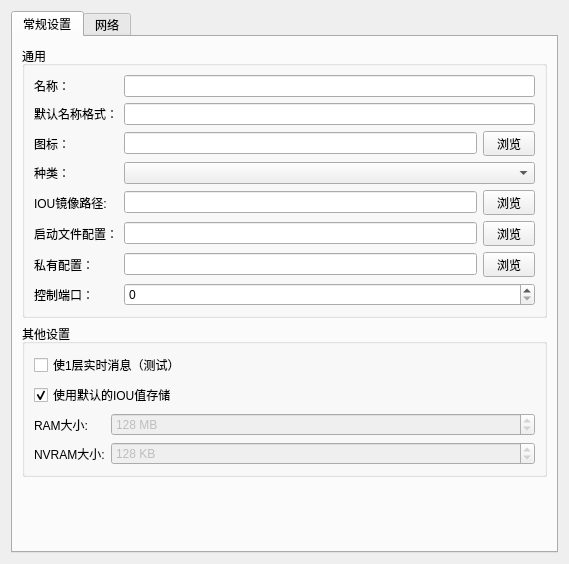
<?xml version="1.0" encoding="UTF-8"?>
<ui version="4.0">
 <class>iouDeviceConfigPageWidget</class>
 <widget class="QWidget" name="iouDeviceConfigPageWidget">
  <property name="geometry">
   <rect>
    <x>0</x>
    <y>0</y>
    <width>569</width>
    <height>564</height>
   </rect>
  </property>
  <property name="windowTitle">
   <string>IOU设备配置</string>
  </property>
  <layout class="QVBoxLayout" name="verticalLayout">
   <item>
    <widget class="QTabWidget" name="uiTabWidget">
     <property name="currentIndex">
      <number>0</number>
     </property>
     <widget class="QWidget" name="tab">
      <attribute name="title">
       <string>常规设置</string>
      </attribute>
      <layout class="QVBoxLayout" name="verticalLayout_2">
       <item>
        <widget class="QGroupBox" name="uiGeneralgroupBox">
         <property name="styleSheet">
          <string notr="true"/>
         </property>
         <property name="title">
          <string>通用</string>
         </property>
         <layout class="QGridLayout" name="gridLayout">
          <item row="0" column="0">
           <widget class="QLabel" name="uiNameLabel">
            <property name="text">
             <string>名称：</string>
            </property>
           </widget>
          </item>
          <item row="0" column="1">
           <widget class="QLineEdit" name="uiNameLineEdit"/>
          </item>
          <item row="2" column="0">
           <widget class="QLabel" name="uiSymbolLabel">
            <property name="text">
             <string>图标：</string>
            </property>
           </widget>
          </item>
          <item row="2" column="1">
           <layout class="QHBoxLayout" name="horizontalLayout_7">
            <item>
             <widget class="QLineEdit" name="uiSymbolLineEdit"/>
            </item>
            <item>
             <widget class="QToolButton" name="uiSymbolToolButton">
              <property name="text">
               <string>  浏览  </string>
              </property>
              <property name="toolButtonStyle">
               <enum>Qt::ToolButtonTextOnly</enum>
              </property>
             </widget>
            </item>
           </layout>
          </item>
          <item row="3" column="0">
           <widget class="QLabel" name="uiCategoryLabel">
            <property name="text">
             <string>种类：</string>
            </property>
           </widget>
          </item>
          <item row="3" column="1">
           <widget class="QComboBox" name="uiCategoryComboBox"/>
          </item>
          <item row="5" column="0">
           <widget class="QLabel" name="uiIOUImageLabel">
            <property name="text">
             <string>IOU镜像路径:</string>
            </property>
           </widget>
          </item>
          <item row="5" column="1">
           <layout class="QHBoxLayout" name="horizontalLayout_5">
            <item>
             <widget class="QLineEdit" name="uiIOUImageLineEdit"/>
            </item>
            <item>
             <widget class="QToolButton" name="uiIOUImageToolButton">
              <property name="text">
               <string>  浏览  </string>
              </property>
              <property name="toolButtonStyle">
               <enum>Qt::ToolButtonTextOnly</enum>
              </property>
             </widget>
            </item>
           </layout>
          </item>
          <item row="6" column="0">
           <widget class="QLabel" name="uiStartupConfigLabel">
            <property name="text">
             <string>启动文件配置：</string>
            </property>
           </widget>
          </item>
          <item row="6" column="1">
           <layout class="QHBoxLayout" name="horizontalLayout_4">
            <item>
             <widget class="QLineEdit" name="uiStartupConfigLineEdit"/>
            </item>
            <item>
             <widget class="QToolButton" name="uiStartupConfigToolButton">
              <property name="text">
               <string>  浏览  </string>
              </property>
              <property name="toolButtonStyle">
               <enum>Qt::ToolButtonTextOnly</enum>
              </property>
             </widget>
            </item>
           </layout>
          </item>
          <item row="7" column="0">
           <widget class="QLabel" name="uiPrivateConfigLabel">
            <property name="text">
             <string>私有配置：</string>
            </property>
           </widget>
          </item>
          <item row="7" column="1">
           <layout class="QHBoxLayout" name="horizontalLayout_6">
            <item>
             <widget class="QLineEdit" name="uiPrivateConfigLineEdit"/>
            </item>
            <item>
             <widget class="QToolButton" name="uiPrivateConfigToolButton">
              <property name="text">
               <string>  浏览  </string>
              </property>
              <property name="toolButtonStyle">
               <enum>Qt::ToolButtonTextOnly</enum>
              </property>
             </widget>
            </item>
           </layout>
          </item>
          <item row="8" column="0">
           <widget class="QLabel" name="uiConsolePortLabel">
            <property name="text">
             <string>控制端口：</string>
            </property>
           </widget>
          </item>
          <item row="8" column="1">
           <widget class="QSpinBox" name="uiConsolePortSpinBox">
            <property name="maximum">
             <number>65535</number>
            </property>
           </widget>
          </item>
          <item row="1" column="0">
           <widget class="QLabel" name="uiDefaultNameFormatLabel">
            <property name="text">
             <string>默认名称格式：</string>
            </property>
           </widget>
          </item>
          <item row="1" column="1">
           <widget class="QLineEdit" name="uiDefaultNameFormatLineEdit">
            <property name="text">
             <string/>
            </property>
           </widget>
          </item>
         </layout>
        </widget>
       </item>
       <item>
        <widget class="QGroupBox" name="uiOtherSettingsGroupBox">
         <property name="title">
          <string>其他设置</string>
         </property>
         <layout class="QGridLayout" name="gridLayout_2">
          <item row="0" column="0" colspan="2">
           <widget class="QCheckBox" name="uiL1KeepalivesCheckBox">
            <property name="enabled">
             <bool>true</bool>
            </property>
            <property name="text">
             <string>使1层实时消息（测试）</string>
            </property>
            <property name="checked">
             <bool>false</bool>
            </property>
           </widget>
          </item>
          <item row="1" column="0" colspan="2">
           <widget class="QCheckBox" name="uiDefaultValuesCheckBox">
            <property name="text">
             <string>使用默认的IOU值存储</string>
            </property>
            <property name="checked">
             <bool>true</bool>
            </property>
           </widget>
          </item>
          <item row="2" column="0">
           <widget class="QLabel" name="uiRamLabel">
            <property name="text">
             <string>RAM大小:</string>
            </property>
           </widget>
          </item>
          <item row="2" column="1">
           <widget class="QSpinBox" name="uiRamSpinBox">
            <property name="enabled">
             <bool>false</bool>
            </property>
            <property name="sizePolicy">
             <sizepolicy hsizetype="Expanding" vsizetype="Fixed">
              <horstretch>0</horstretch>
              <verstretch>0</verstretch>
             </sizepolicy>
            </property>
            <property name="suffix">
             <string> MB</string>
            </property>
            <property name="minimum">
             <number>32</number>
            </property>
            <property name="maximum">
             <number>65535</number>
            </property>
            <property name="singleStep">
             <number>32</number>
            </property>
            <property name="value">
             <number>128</number>
            </property>
           </widget>
          </item>
          <item row="3" column="0">
           <widget class="QLabel" name="uiNvramLabel">
            <property name="text">
             <string>NVRAM大小:</string>
            </property>
           </widget>
          </item>
          <item row="3" column="1">
           <widget class="QSpinBox" name="uiNvramSpinBox">
            <property name="enabled">
             <bool>false</bool>
            </property>
            <property name="sizePolicy">
             <sizepolicy hsizetype="Expanding" vsizetype="Fixed">
              <horstretch>0</horstretch>
              <verstretch>0</verstretch>
             </sizepolicy>
            </property>
            <property name="suffix">
             <string> KB</string>
            </property>
            <property name="minimum">
             <number>32</number>
            </property>
            <property name="maximum">
             <number>65535</number>
            </property>
            <property name="singleStep">
             <number>32</number>
            </property>
            <property name="value">
             <number>128</number>
            </property>
           </widget>
          </item>
         </layout>
        </widget>
       </item>
       <item>
        <spacer name="spacer">
         <property name="orientation">
          <enum>Qt::Vertical</enum>
         </property>
         <property name="sizeHint" stdset="0">
          <size>
           <width>260</width>
           <height>301</height>
          </size>
         </property>
        </spacer>
       </item>
      </layout>
     </widget>
     <widget class="QWidget" name="tab_2">
      <attribute name="title">
       <string>网络</string>
      </attribute>
      <layout class="QGridLayout" name="gridLayout_5">
       <item row="0" column="0">
        <widget class="QGroupBox" name="groupBox">
         <property name="title">
          <string>适配器</string>
         </property>
         <layout class="QGridLayout" name="gridLayout_3">
          <item row="0" column="0">
           <widget class="QLabel" name="uiEthernetAdaptersLabel">
            <property name="text">
             <string>以太网适配器：</string>
            </property>
           </widget>
          </item>
          <item row="0" column="1">
           <widget class="QSpinBox" name="uiEthernetAdaptersSpinBox">
            <property name="sizePolicy">
             <sizepolicy hsizetype="Expanding" vsizetype="Fixed">
              <horstretch>0</horstretch>
              <verstretch>0</verstretch>
             </sizepolicy>
            </property>
            <property name="toolTip">
             <string>1 adapter equals 4 Ethernet interfaces</string>
            </property>
            <property name="maximum">
             <number>16</number>
            </property>
            <property name="singleStep">
             <number>2</number>
            </property>
           </widget>
          </item>
          <item row="1" column="0">
           <widget class="QLabel" name="uiSerialAdaptersLabel">
            <property name="text">
             <string>串口适配器：</string>
            </property>
           </widget>
          </item>
          <item row="1" column="1">
           <widget class="QSpinBox" name="uiSerialAdaptersSpinBox">
            <property name="sizePolicy">
             <sizepolicy hsizetype="Expanding" vsizetype="Fixed">
              <horstretch>0</horstretch>
              <verstretch>0</verstretch>
             </sizepolicy>
            </property>
            <property name="toolTip">
             <string>1 adapter equals 4 serial interfaces</string>
            </property>
            <property name="maximum">
             <number>16</number>
            </property>
            <property name="singleStep">
             <number>2</number>
            </property>
           </widget>
          </item>
         </layout>
        </widget>
       </item>
       <item row="1" column="0">
        <spacer name="verticalSpacer">
         <property name="orientation">
          <enum>Qt::Vertical</enum>
         </property>
         <property name="sizeHint" stdset="0">
          <size>
           <width>20</width>
           <height>347</height>
          </size>
         </property>
        </spacer>
       </item>
      </layout>
     </widget>
    </widget>
   </item>
  </layout>
 </widget>
 <resources/>
 <connections/>
</ui>
